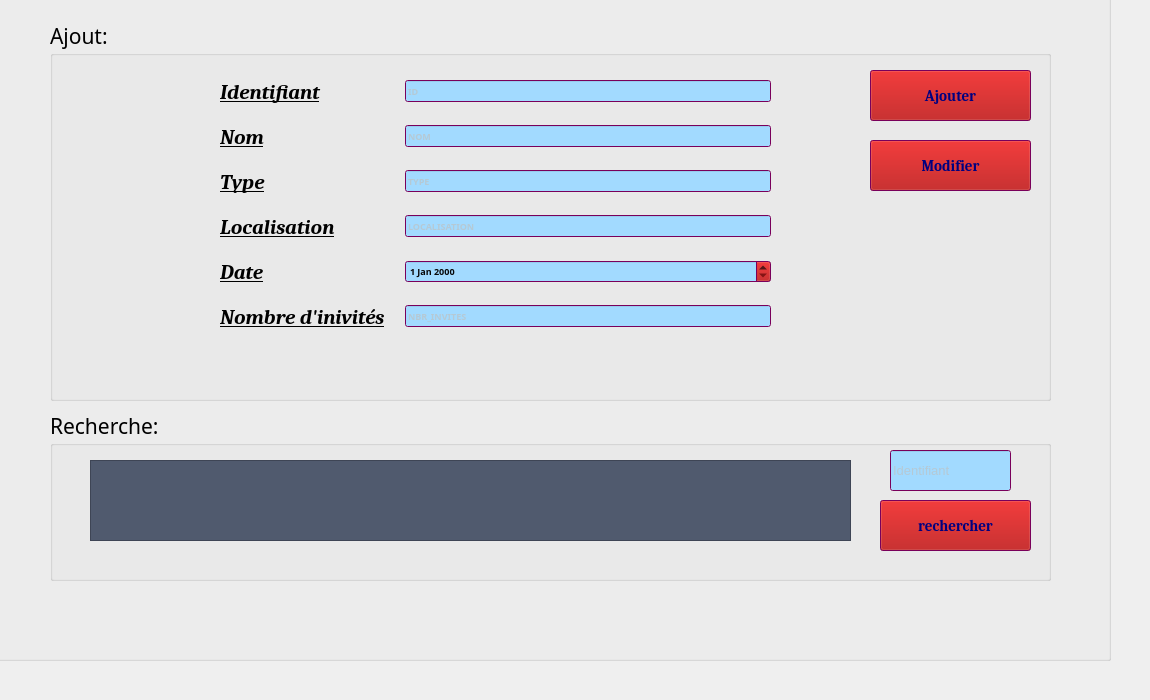
    <widget class="QWidget" name="tab">
     <attribute name="title">
      <string>ACCUEIL</string>
     </attribute>
     <widget class="QGroupBox" name="groupBox">
      <property name="geometry">
       <rect>
        <x>-30</x>
        <y>-30</y>
        <width>1141</width>
        <height>691</height>
       </rect>
      </property>
      <property name="palette">
       <palette>
        <active>
         <colorrole role="WindowText">
          <brush brushstyle="SolidPattern">
           <color alpha="255">
            <red>0</red>
            <green>0</green>
            <blue>0</blue>
           </color>
          </brush>
         </colorrole>
         <colorrole role="Button">
          <brush brushstyle="SolidPattern">
           <color alpha="255">
            <red>170</red>
            <green>0</green>
            <blue>0</blue>
           </color>
          </brush>
         </colorrole>
         <colorrole role="Light">
          <brush brushstyle="SolidPattern">
           <color alpha="255">
            <red>85</red>
            <green>255</green>
            <blue>255</blue>
           </color>
          </brush>
         </colorrole>
         <colorrole role="Midlight">
          <brush brushstyle="SolidPattern">
           <color alpha="255">
            <red>170</red>
            <green>255</green>
            <blue>255</blue>
           </color>
          </brush>
         </colorrole>
         <colorrole role="Text">
          <brush brushstyle="SolidPattern">
           <color alpha="255">
            <red>6</red>
            <green>6</green>
            <blue>7</blue>
           </color>
          </brush>
         </colorrole>
         <colorrole role="BrightText">
          <brush brushstyle="SolidPattern">
           <color alpha="255">
            <red>255</red>
            <green>0</green>
            <blue>0</blue>
           </color>
          </brush>
         </colorrole>
         <colorrole role="ButtonText">
          <brush brushstyle="SolidPattern">
           <color alpha="255">
            <red>0</red>
            <green>0</green>
            <blue>127</blue>
           </color>
          </brush>
         </colorrole>
         <colorrole role="Base">
          <brush brushstyle="SolidPattern">
           <color alpha="255">
            <red>162</red>
            <green>218</green>
            <blue>255</blue>
           </color>
          </brush>
         </colorrole>
         <colorrole role="Window">
          <brush brushstyle="SolidPattern">
           <color alpha="255">
            <red>170</red>
            <green>0</green>
            <blue>127</blue>
           </color>
          </brush>
         </colorrole>
         <colorrole role="HighlightedText">
          <brush brushstyle="SolidPattern">
           <color alpha="255">
            <red>170</red>
            <green>255</green>
            <blue>127</blue>
           </color>
          </brush>
         </colorrole>
         <colorrole role="Link">
          <brush brushstyle="SolidPattern">
           <color alpha="255">
            <red>170</red>
            <green>0</green>
            <blue>0</blue>
           </color>
          </brush>
         </colorrole>
         <colorrole role="LinkVisited">
          <brush brushstyle="SolidPattern">
           <color alpha="255">
            <red>85</red>
            <green>255</green>
            <blue>255</blue>
           </color>
          </brush>
         </colorrole>
         <colorrole role="ToolTipText">
          <brush brushstyle="SolidPattern">
           <color alpha="255">
            <red>170</red>
            <green>0</green>
            <blue>0</blue>
           </color>
          </brush>
         </colorrole>
         <colorrole role="PlaceholderText">
          <brush brushstyle="SolidPattern">
           <color alpha="128">
            <red>200</red>
            <green>184</green>
            <blue>170</blue>
           </color>
          </brush>
         </colorrole>
        </active>
        <inactive>
         <colorrole role="WindowText">
          <brush brushstyle="SolidPattern">
           <color alpha="255">
            <red>0</red>
            <green>0</green>
            <blue>0</blue>
           </color>
          </brush>
         </colorrole>
         <colorrole role="Button">
          <brush brushstyle="SolidPattern">
           <color alpha="255">
            <red>170</red>
            <green>0</green>
            <blue>0</blue>
           </color>
          </brush>
         </colorrole>
         <colorrole role="Light">
          <brush brushstyle="SolidPattern">
           <color alpha="255">
            <red>85</red>
            <green>255</green>
            <blue>255</blue>
           </color>
          </brush>
         </colorrole>
         <colorrole role="Midlight">
          <brush brushstyle="SolidPattern">
           <color alpha="255">
            <red>170</red>
            <green>255</green>
            <blue>255</blue>
           </color>
          </brush>
         </colorrole>
         <colorrole role="Text">
          <brush brushstyle="SolidPattern">
           <color alpha="255">
            <red>6</red>
            <green>6</green>
            <blue>7</blue>
           </color>
          </brush>
         </colorrole>
         <colorrole role="BrightText">
          <brush brushstyle="SolidPattern">
           <color alpha="255">
            <red>255</red>
            <green>0</green>
            <blue>0</blue>
           </color>
          </brush>
         </colorrole>
         <colorrole role="ButtonText">
          <brush brushstyle="SolidPattern">
           <color alpha="255">
            <red>0</red>
            <green>0</green>
            <blue>127</blue>
           </color>
          </brush>
         </colorrole>
         <colorrole role="Base">
          <brush brushstyle="SolidPattern">
           <color alpha="255">
            <red>162</red>
            <green>218</green>
            <blue>255</blue>
           </color>
          </brush>
         </colorrole>
         <colorrole role="Window">
          <brush brushstyle="SolidPattern">
           <color alpha="255">
            <red>170</red>
            <green>0</green>
            <blue>127</blue>
           </color>
          </brush>
         </colorrole>
         <colorrole role="HighlightedText">
          <brush brushstyle="SolidPattern">
           <color alpha="255">
            <red>170</red>
            <green>255</green>
            <blue>127</blue>
           </color>
          </brush>
         </colorrole>
         <colorrole role="Link">
          <brush brushstyle="SolidPattern">
           <color alpha="255">
            <red>170</red>
            <green>0</green>
            <blue>0</blue>
           </color>
          </brush>
         </colorrole>
         <colorrole role="LinkVisited">
          <brush brushstyle="SolidPattern">
           <color alpha="255">
            <red>85</red>
            <green>255</green>
            <blue>255</blue>
           </color>
          </brush>
         </colorrole>
         <colorrole role="ToolTipText">
          <brush brushstyle="SolidPattern">
           <color alpha="255">
            <red>170</red>
            <green>0</green>
            <blue>0</blue>
           </color>
          </brush>
         </colorrole>
         <colorrole role="PlaceholderText">
          <brush brushstyle="SolidPattern">
           <color alpha="128">
            <red>200</red>
            <green>184</green>
            <blue>170</blue>
           </color>
          </brush>
         </colorrole>
        </inactive>
        <disabled>
         <colorrole role="WindowText">
          <brush brushstyle="SolidPattern">
           <color alpha="255">
            <red>120</red>
            <green>120</green>
            <blue>120</blue>
           </color>
          </brush>
         </colorrole>
         <colorrole role="Button">
          <brush brushstyle="SolidPattern">
           <color alpha="255">
            <red>170</red>
            <green>0</green>
            <blue>0</blue>
           </color>
          </brush>
         </colorrole>
         <colorrole role="Light">
          <brush brushstyle="SolidPattern">
           <color alpha="255">
            <red>85</red>
            <green>255</green>
            <blue>255</blue>
           </color>
          </brush>
         </colorrole>
         <colorrole role="Midlight">
          <brush brushstyle="SolidPattern">
           <color alpha="255">
            <red>170</red>
            <green>255</green>
            <blue>255</blue>
           </color>
          </brush>
         </colorrole>
         <colorrole role="Text">
          <brush brushstyle="SolidPattern">
           <color alpha="255">
            <red>120</red>
            <green>120</green>
            <blue>120</blue>
           </color>
          </brush>
         </colorrole>
         <colorrole role="BrightText">
          <brush brushstyle="SolidPattern">
           <color alpha="255">
            <red>255</red>
            <green>0</green>
            <blue>0</blue>
           </color>
          </brush>
         </colorrole>
         <colorrole role="ButtonText">
          <brush brushstyle="SolidPattern">
           <color alpha="255">
            <red>120</red>
            <green>120</green>
            <blue>120</blue>
           </color>
          </brush>
         </colorrole>
         <colorrole role="Base">
          <brush brushstyle="SolidPattern">
           <color alpha="255">
            <red>170</red>
            <green>0</green>
            <blue>127</blue>
           </color>
          </brush>
         </colorrole>
         <colorrole role="Window">
          <brush brushstyle="SolidPattern">
           <color alpha="255">
            <red>170</red>
            <green>0</green>
            <blue>127</blue>
           </color>
          </brush>
         </colorrole>
         <colorrole role="HighlightedText">
          <brush brushstyle="SolidPattern">
           <color alpha="255">
            <red>170</red>
            <green>255</green>
            <blue>127</blue>
           </color>
          </brush>
         </colorrole>
         <colorrole role="Link">
          <brush brushstyle="SolidPattern">
           <color alpha="255">
            <red>170</red>
            <green>0</green>
            <blue>0</blue>
           </color>
          </brush>
         </colorrole>
         <colorrole role="LinkVisited">
          <brush brushstyle="SolidPattern">
           <color alpha="255">
            <red>85</red>
            <green>255</green>
            <blue>255</blue>
           </color>
          </brush>
         </colorrole>
         <colorrole role="ToolTipText">
          <brush brushstyle="SolidPattern">
           <color alpha="255">
            <red>170</red>
            <green>0</green>
            <blue>0</blue>
           </color>
          </brush>
         </colorrole>
         <colorrole role="PlaceholderText">
          <brush brushstyle="SolidPattern">
           <color alpha="128">
            <red>200</red>
            <green>184</green>
            <blue>170</blue>
           </color>
          </brush>
         </colorrole>
        </disabled>
       </palette>
      </property>
      <property name="font">
       <font>
        <family>Algerian</family>
        <pointsize>16</pointsize>
        <weight>50</weight>
        <bold>false</bold>
       </font>
      </property>
      <property name="cursor">
       <cursorShape>ArrowCursor</cursorShape>
      </property>
      <property name="mouseTracking">
       <bool>false</bool>
      </property>
      <property name="focusPolicy">
       <enum>Qt::NoFocus</enum>
      </property>
      <property name="contextMenuPolicy">
       <enum>Qt::DefaultContextMenu</enum>
      </property>
      <property name="autoFillBackground">
       <bool>false</bool>
      </property>
      <property name="title">
       <string/>
      </property>
      <widget class="QGroupBox" name="groupBox_4">
       <property name="geometry">
        <rect>
         <x>80</x>
         <y>50</y>
         <width>1001</width>
         <height>381</height>
        </rect>
       </property>
       <property name="font">
        <font>
         <family>Algerian</family>
         <pointsize>16</pointsize>
         <weight>50</weight>
         <bold>false</bold>
         <underline>false</underline>
        </font>
       </property>
       <property name="title">
        <string>Ajout:</string>
       </property>
       <widget class="QPushButton" name="pb_ajouter">
        <property name="geometry">
         <rect>
          <x>820</x>
          <y>50</y>
          <width>161</width>
          <height>51</height>
         </rect>
        </property>
        <property name="sizePolicy">
         <sizepolicy hsizetype="Minimum" vsizetype="MinimumExpanding">
          <horstretch>0</horstretch>
          <verstretch>0</verstretch>
         </sizepolicy>
        </property>
        <property name="palette">
         <palette>
          <active>
           <colorrole role="WindowText">
            <brush brushstyle="SolidPattern">
             <color alpha="255">
              <red>0</red>
              <green>0</green>
              <blue>0</blue>
             </color>
            </brush>
           </colorrole>
          </active>
          <inactive>
           <colorrole role="WindowText">
            <brush brushstyle="SolidPattern">
             <color alpha="255">
              <red>0</red>
              <green>0</green>
              <blue>0</blue>
             </color>
            </brush>
           </colorrole>
          </inactive>
          <disabled>
           <colorrole role="WindowText">
            <brush brushstyle="SolidPattern">
             <color alpha="255">
              <red>120</red>
              <green>120</green>
              <blue>120</blue>
             </color>
            </brush>
           </colorrole>
          </disabled>
         </palette>
        </property>
        <property name="font">
         <font>
          <family>Cambria</family>
          <pointsize>11</pointsize>
          <weight>75</weight>
          <bold>true</bold>
          <underline>false</underline>
          <stylestrategy>PreferAntialias</stylestrategy>
         </font>
        </property>
        <property name="focusPolicy">
         <enum>Qt::WheelFocus</enum>
        </property>
        <property name="text">
         <string>Ajouter</string>
        </property>
       </widget>
       <widget class="QPushButton" name="pb_modifer">
        <property name="geometry">
         <rect>
          <x>820</x>
          <y>120</y>
          <width>161</width>
          <height>51</height>
         </rect>
        </property>
        <property name="palette">
         <palette>
          <active>
           <colorrole role="WindowText">
            <brush brushstyle="SolidPattern">
             <color alpha="255">
              <red>0</red>
              <green>0</green>
              <blue>0</blue>
             </color>
            </brush>
           </colorrole>
          </active>
          <inactive>
           <colorrole role="WindowText">
            <brush brushstyle="SolidPattern">
             <color alpha="255">
              <red>0</red>
              <green>0</green>
              <blue>0</blue>
             </color>
            </brush>
           </colorrole>
          </inactive>
          <disabled>
           <colorrole role="WindowText">
            <brush brushstyle="SolidPattern">
             <color alpha="255">
              <red>120</red>
              <green>120</green>
              <blue>120</blue>
             </color>
            </brush>
           </colorrole>
          </disabled>
         </palette>
        </property>
        <property name="font">
         <font>
          <family>Cambria</family>
          <pointsize>11</pointsize>
          <weight>75</weight>
          <bold>true</bold>
          <underline>false</underline>
         </font>
        </property>
        <property name="focusPolicy">
         <enum>Qt::WheelFocus</enum>
        </property>
        <property name="text">
         <string>Modifier</string>
        </property>
       </widget>
       <widget class="QWidget" name="formLayoutWidget">
        <property name="geometry">
         <rect>
          <x>150</x>
          <y>40</y>
          <width>591</width>
          <height>332</height>
         </rect>
        </property>
        <layout class="QFormLayout" name="Ajout">
         <property name="horizontalSpacing">
          <number>20</number>
         </property>
         <property name="verticalSpacing">
          <number>20</number>
         </property>
         <property name="leftMargin">
          <number>20</number>
         </property>
         <property name="topMargin">
          <number>20</number>
         </property>
         <property name="rightMargin">
          <number>20</number>
         </property>
         <property name="bottomMargin">
          <number>20</number>
         </property>
         <item row="0" column="0">
          <widget class="QLabel" name="label">
           <property name="font">
            <font>
             <family>Cambria</family>
             <pointsize>16</pointsize>
             <weight>75</weight>
             <italic>true</italic>
             <bold>true</bold>
             <underline>true</underline>
            </font>
           </property>
           <property name="text">
            <string>Identifiant</string>
           </property>
          </widget>
         </item>
         <item row="0" column="1">
          <widget class="QLineEdit" name="le_id">
           <property name="font">
            <font>
             <family>Arial Black</family>
             <pointsize>7</pointsize>
             <weight>75</weight>
             <bold>true</bold>
             <underline>false</underline>
            </font>
           </property>
           <property name="placeholderText">
            <string>ID</string>
           </property>
           <property name="cursorMoveStyle">
            <enum>Qt::LogicalMoveStyle</enum>
           </property>
          </widget>
         </item>
         <item row="1" column="0">
          <widget class="QLabel" name="label_2">
           <property name="font">
            <font>
             <family>Cambria</family>
             <pointsize>16</pointsize>
             <weight>75</weight>
             <italic>true</italic>
             <bold>true</bold>
             <underline>true</underline>
            </font>
           </property>
           <property name="text">
            <string>Nom</string>
           </property>
          </widget>
         </item>
         <item row="1" column="1">
          <widget class="QLineEdit" name="le_nom">
           <property name="font">
            <font>
             <family>Arial Black</family>
             <pointsize>7</pointsize>
             <weight>75</weight>
             <bold>true</bold>
             <underline>false</underline>
            </font>
           </property>
           <property name="placeholderText">
            <string>NOM</string>
           </property>
          </widget>
         </item>
         <item row="2" column="0">
          <widget class="QLabel" name="label_3">
           <property name="font">
            <font>
             <family>Cambria</family>
             <pointsize>16</pointsize>
             <weight>75</weight>
             <italic>true</italic>
             <bold>true</bold>
             <underline>true</underline>
            </font>
           </property>
           <property name="text">
            <string>Type</string>
           </property>
          </widget>
         </item>
         <item row="2" column="1">
          <widget class="QLineEdit" name="le_type">
           <property name="font">
            <font>
             <family>Arial Black</family>
             <pointsize>7</pointsize>
             <weight>75</weight>
             <bold>true</bold>
             <underline>false</underline>
            </font>
           </property>
           <property name="placeholderText">
            <string>TYPE</string>
           </property>
          </widget>
         </item>
         <item row="3" column="0">
          <widget class="QLabel" name="label_4">
           <property name="font">
            <font>
             <family>Cambria</family>
             <pointsize>16</pointsize>
             <weight>75</weight>
             <italic>true</italic>
             <bold>true</bold>
             <underline>true</underline>
            </font>
           </property>
           <property name="text">
            <string>Localisation</string>
           </property>
          </widget>
         </item>
         <item row="3" column="1">
          <widget class="QLineEdit" name="la_localisation">
           <property name="font">
            <font>
             <family>Arial Black</family>
             <pointsize>7</pointsize>
             <weight>75</weight>
             <bold>true</bold>
             <underline>false</underline>
            </font>
           </property>
           <property name="placeholderText">
            <string>LOCALISATION</string>
           </property>
          </widget>
         </item>
         <item row="4" column="0">
          <widget class="QLabel" name="label_5">
           <property name="font">
            <font>
             <family>Cambria</family>
             <pointsize>16</pointsize>
             <weight>75</weight>
             <italic>true</italic>
             <bold>true</bold>
             <underline>true</underline>
            </font>
           </property>
           <property name="text">
            <string>Date</string>
           </property>
          </widget>
         </item>
         <item row="4" column="1">
          <widget class="QDateEdit" name="la_date">
           <property name="font">
            <font>
             <family>Arial Black</family>
             <pointsize>7</pointsize>
             <weight>75</weight>
             <bold>true</bold>
             <underline>false</underline>
            </font>
           </property>
          </widget>
         </item>
         <item row="5" column="0">
          <widget class="QLabel" name="label_6">
           <property name="font">
            <font>
             <family>Cambria</family>
             <pointsize>16</pointsize>
             <weight>75</weight>
             <italic>true</italic>
             <bold>true</bold>
             <underline>true</underline>
            </font>
           </property>
           <property name="text">
            <string>Nombre d'inivités</string>
           </property>
          </widget>
         </item>
         <item row="5" column="1">
          <widget class="QLineEdit" name="le_nbr_invites">
           <property name="font">
            <font>
             <family>Arial Black</family>
             <pointsize>7</pointsize>
             <weight>75</weight>
             <bold>true</bold>
             <underline>false</underline>
            </font>
           </property>
           <property name="placeholderText">
            <string>NBR_INVITES</string>
           </property>
          </widget>
         </item>
        </layout>
       </widget>
      </widget>
      <widget class="QGroupBox" name="groupBox_6">
       <property name="geometry">
        <rect>
         <x>80</x>
         <y>440</y>
         <width>1001</width>
         <height>171</height>
        </rect>
       </property>
       <property name="font">
        <font>
         <family>Algerian</family>
         <pointsize>16</pointsize>
         <weight>50</weight>
         <bold>false</bold>
         <underline>false</underline>
        </font>
       </property>
       <property name="title">
        <string>Recherche:</string>
       </property>
       <widget class="QTableView" name="tab_rechercher">
        <property name="geometry">
         <rect>
          <x>40</x>
          <y>50</y>
          <width>761</width>
          <height>81</height>
         </rect>
        </property>
        <property name="font">
         <font>
          <family>Cambria</family>
          <pointsize>10</pointsize>
          <weight>75</weight>
          <bold>true</bold>
          <underline>false</underline>
         </font>
        </property>
        <property name="styleSheet">
         <string notr="true">background-color: rgb(80, 90, 110);</string>
        </property>
       </widget>
       <widget class="QLineEdit" name="le_rechercher">
        <property name="geometry">
         <rect>
          <x>840</x>
          <y>40</y>
          <width>121</width>
          <height>41</height>
         </rect>
        </property>
        <property name="font">
         <font>
          <family>Arial</family>
          <pointsize>10</pointsize>
          <weight>50</weight>
          <bold>false</bold>
          <underline>false</underline>
         </font>
        </property>
        <property name="text">
         <string/>
        </property>
        <property name="placeholderText">
         <string>Identifiant</string>
        </property>
       </widget>
       <widget class="QPushButton" name="pb_rechercher">
        <property name="geometry">
         <rect>
          <x>830</x>
          <y>90</y>
          <width>151</width>
          <height>51</height>
         </rect>
        </property>
        <property name="font">
         <font>
          <family>Cambria</family>
          <pointsize>11</pointsize>
          <weight>75</weight>
          <bold>true</bold>
          <underline>false</underline>
         </font>
        </property>
        <property name="text">
         <string>rechercher</string>
        </property>
       </widget>
      </widget>
     </widget>
    </widget>
